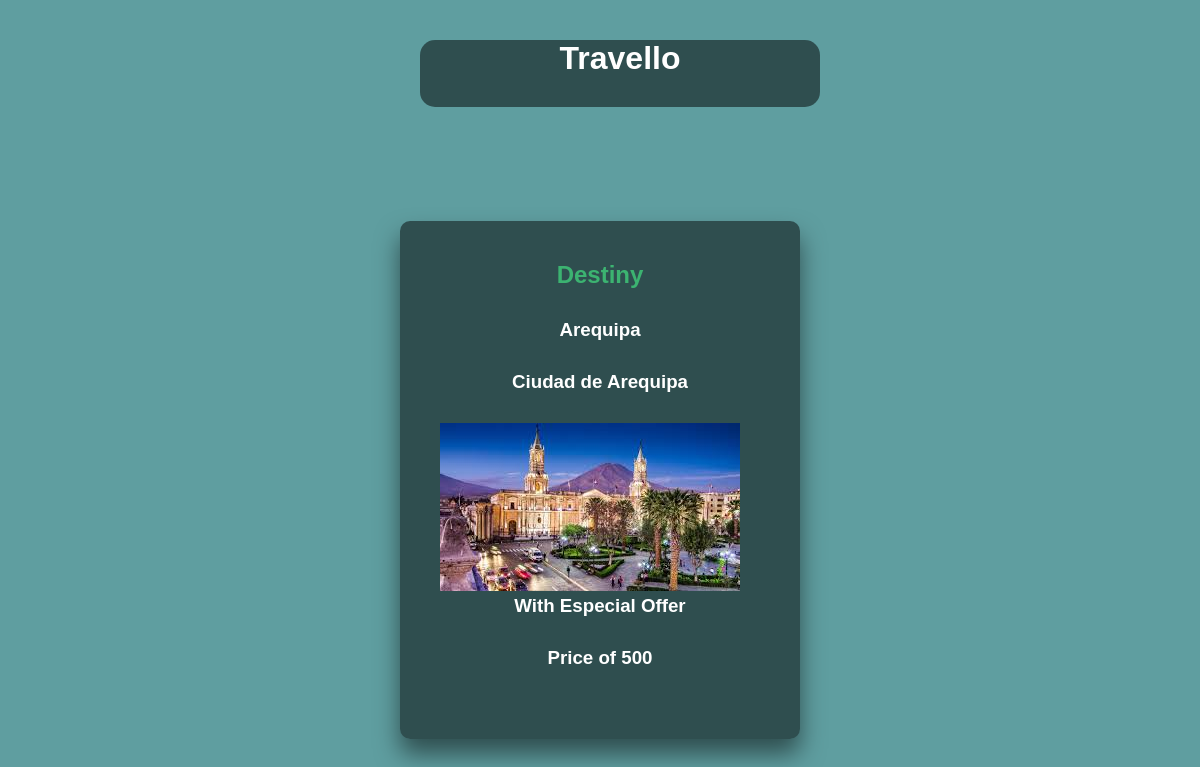
/destinos/show/1, run on the app's committed database.
### travello/models.py (models this page shows)
class Destination(models.Model):
    name = models.CharField(max_length=100)
    img = models.ImageField(upload_to='pics')
    desc = models.TextField()
    price = models.IntegerField()
    offer = models.BooleanField(default=False)

### destinos/views.py (the view)
# urls.py: path('show/<int:myID>',views.show,name='show'),
def show(request,myID):
    obj=Destination.objects.get(id=myID)
    context ={
        'objeto':obj,
    }
    return render(request,'showDestiny.html',context)

### templates/showDestiny.html (shortened to what this page needs)
{% load static %}
<!DOCTYPE html>
<html lang="en">
<head>
    <link rel="stylesheet" type="text/css" href="{% static 'styles/destinos.css' %}">
</head>
<body>
    <div class=tapa>
        <h1>Travello</h1>
    </div>
    <div class="box">
        <h2>Destiny</h2>
        <h3>{{objeto.name}}</h3>
        <h3>{{objeto.desc}}</h3>
        <img src="{{objeto.img.url}}" alt="">
        {% if objeto.offer %}
        <h3>With Especial Offer</h3>
        {% else %}
        <h3>No Especial Offer</h3>
		{% endif %}
        <h3>Price of {{objeto.price}}</h3>
    </div>
</body>
</html>

### static/styles/destinos.css (style rules this page uses)
body { margin:0; padding:0; font-family: sans-serif; background-color:#5F9EA0; background-size: cover; }
.tapa { position: absolute; top: 5%; left: 35%; width: 400px; background: rgba(0,0,0,.5); box-sizing: border-box; border-radius: 15px; }
.tapa h1 { margin: 0 0 30px; padding: 0; text-align: center; color: white; }
.box { position: absolute; top: 60%; left: 50%; transform: translate(-50%,-50%); width: 400px; padding: 40px; background: rgba(0,0,0,.5); box-sizing: border-box; box-shadow: 0 15px 25px rgba(0,0,0,.5); border-radius: 10px; }
.box h2 { margin: 0 0 30px; padding: 0; color: #3CB371; text-align: center; }
.box h3 { margin: 0 0 30px; padding: 0; color: white; text-align: center; }

### data on the page
Destination: name "Arequipa", desc "Ciudad de Arequipa", img (picture), price "500"
